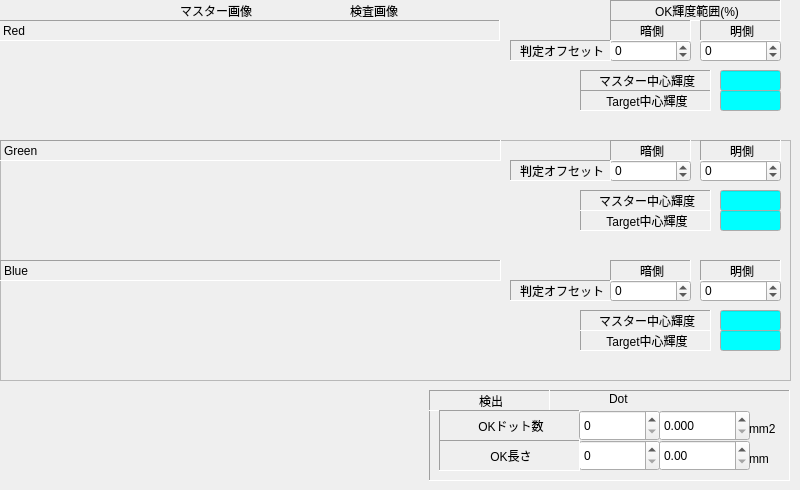
     <widget class="QWidget" name="Narrow">
      <widget class="QSpinBox" name="EditRThrOffsetNL">
       <property name="geometry">
        <rect>
         <x>610</x>
         <y>40</y>
         <width>81</width>
         <height>22</height>
        </rect>
       </property>
       <property name="minimum">
        <number>-256</number>
       </property>
       <property name="maximum">
        <number>256</number>
       </property>
       <property name="value">
        <number>0</number>
       </property>
      </widget>
      <widget class="QLabel" name="label_27">
       <property name="geometry">
        <rect>
         <x>-1</x>
         <y>20</y>
         <width>501</width>
         <height>21</height>
        </rect>
       </property>
       <property name="frameShape">
        <enum>QFrame::Panel</enum>
       </property>
       <property name="frameShadow">
        <enum>QFrame::Sunken</enum>
       </property>
       <property name="text">
        <string>Red</string>
       </property>
      </widget>
      <widget class="QLabel" name="label_154">
       <property name="geometry">
        <rect>
         <x>510</x>
         <y>40</y>
         <width>101</width>
         <height>21</height>
        </rect>
       </property>
       <property name="frameShape">
        <enum>QFrame::Panel</enum>
       </property>
       <property name="frameShadow">
        <enum>QFrame::Sunken</enum>
       </property>
       <property name="text">
        <string>判定オフセット</string>
       </property>
       <property name="alignment">
        <set>Qt::AlignCenter|Qt::AlignHCenter|Qt::AlignLeading|Qt::AlignLeft|Qt::AlignVCenter</set>
       </property>
      </widget>
      <widget class="QLabel" name="label_155">
       <property name="geometry">
        <rect>
         <x>180</x>
         <y>0</y>
         <width>131</width>
         <height>21</height>
        </rect>
       </property>
       <property name="text">
        <string>マスター画像</string>
       </property>
      </widget>
      <widget class="QSpinBox" name="EditRThrOffsetNH">
       <property name="geometry">
        <rect>
         <x>700</x>
         <y>40</y>
         <width>81</width>
         <height>22</height>
        </rect>
       </property>
       <property name="minimum">
        <number>-256</number>
       </property>
       <property name="maximum">
        <number>256</number>
       </property>
       <property name="value">
        <number>0</number>
       </property>
      </widget>
      <widget class="QLabel" name="label_156">
       <property name="geometry">
        <rect>
         <x>580</x>
         <y>70</y>
         <width>131</width>
         <height>21</height>
        </rect>
       </property>
       <property name="frameShape">
        <enum>QFrame::Panel</enum>
       </property>
       <property name="frameShadow">
        <enum>QFrame::Sunken</enum>
       </property>
       <property name="text">
        <string>マスター中心輝度</string>
       </property>
       <property name="alignment">
        <set>Qt::AlignCenter|Qt::AlignHCenter|Qt::AlignLeading|Qt::AlignLeft|Qt::AlignVCenter</set>
       </property>
      </widget>
      <widget class="QLabel" name="label_157">
       <property name="geometry">
        <rect>
         <x>580</x>
         <y>90</y>
         <width>131</width>
         <height>21</height>
        </rect>
       </property>
       <property name="frameShape">
        <enum>QFrame::Panel</enum>
       </property>
       <property name="frameShadow">
        <enum>QFrame::Sunken</enum>
       </property>
       <property name="text">
        <string>Target中心輝度</string>
       </property>
       <property name="alignment">
        <set>Qt::AlignCenter|Qt::AlignHCenter|Qt::AlignLeading|Qt::AlignLeft|Qt::AlignVCenter</set>
       </property>
      </widget>
      <widget class="QLineEdit" name="EditCenterBrightTargetNR">
       <property name="geometry">
        <rect>
         <x>720</x>
         <y>90</y>
         <width>61</width>
         <height>21</height>
        </rect>
       </property>
       <property name="palette">
        <palette>
         <active>
          <colorrole role="Base">
           <brush brushstyle="SolidPattern">
            <color alpha="255">
             <red>0</red>
             <green>255</green>
             <blue>255</blue>
            </color>
           </brush>
          </colorrole>
         </active>
         <inactive>
          <colorrole role="Base">
           <brush brushstyle="SolidPattern">
            <color alpha="255">
             <red>0</red>
             <green>255</green>
             <blue>255</blue>
            </color>
           </brush>
          </colorrole>
         </inactive>
         <disabled>
          <colorrole role="Base">
           <brush brushstyle="SolidPattern">
            <color alpha="255">
             <red>192</red>
             <green>192</green>
             <blue>192</blue>
            </color>
           </brush>
          </colorrole>
         </disabled>
        </palette>
       </property>
       <property name="alignment">
        <set>Qt::AlignRight|Qt::AlignTrailing|Qt::AlignVCenter</set>
       </property>
      </widget>
      <widget class="QLabel" name="label_158">
       <property name="geometry">
        <rect>
         <x>610</x>
         <y>0</y>
         <width>171</width>
         <height>21</height>
        </rect>
       </property>
       <property name="frameShape">
        <enum>QFrame::Panel</enum>
       </property>
       <property name="frameShadow">
        <enum>QFrame::Sunken</enum>
       </property>
       <property name="text">
        <string>OK輝度範囲(%)</string>
       </property>
       <property name="alignment">
        <set>Qt::AlignCenter|Qt::AlignHCenter|Qt::AlignLeading|Qt::AlignLeft|Qt::AlignVCenter</set>
       </property>
      </widget>
      <widget class="QLabel" name="label_159">
       <property name="geometry">
        <rect>
         <x>350</x>
         <y>0</y>
         <width>131</width>
         <height>21</height>
        </rect>
       </property>
       <property name="text">
        <string>検査画像</string>
       </property>
      </widget>
      <widget class="QFrame" name="frame_3">
       <property name="geometry">
        <rect>
         <x>429</x>
         <y>390</y>
         <width>361</width>
         <height>91</height>
        </rect>
       </property>
       <property name="frameShape">
        <enum>QFrame::Panel</enum>
       </property>
       <property name="frameShadow">
        <enum>QFrame::Sunken</enum>
       </property>
       <widget class="QLabel" name="label_160">
        <property name="geometry">
         <rect>
          <x>0</x>
          <y>0</y>
          <width>121</width>
          <height>21</height>
         </rect>
        </property>
        <property name="frameShape">
         <enum>QFrame::Panel</enum>
        </property>
        <property name="frameShadow">
         <enum>QFrame::Sunken</enum>
        </property>
        <property name="text">
         <string>検出</string>
        </property>
        <property name="alignment">
         <set>Qt::AlignCenter|Qt::AlignHCenter|Qt::AlignLeading|Qt::AlignLeft|Qt::AlignVCenter</set>
        </property>
       </widget>
       <widget class="QLabel" name="label_161">
        <property name="geometry">
         <rect>
          <x>320</x>
          <y>60</y>
          <width>41</width>
          <height>18</height>
         </rect>
        </property>
        <property name="text">
         <string>mm</string>
        </property>
       </widget>
       <widget class="QLabel" name="label_162">
        <property name="geometry">
         <rect>
          <x>10</x>
          <y>20</y>
          <width>141</width>
          <height>31</height>
         </rect>
        </property>
        <property name="frameShape">
         <enum>QFrame::Panel</enum>
        </property>
        <property name="frameShadow">
         <enum>QFrame::Sunken</enum>
        </property>
        <property name="text">
         <string>OKドット数</string>
        </property>
        <property name="alignment">
         <set>Qt::AlignCenter|Qt::AlignHCenter|Qt::AlignLeading|Qt::AlignLeft|Qt::AlignVCenter</set>
        </property>
       </widget>
       <widget class="QLabel" name="label_163">
        <property name="geometry">
         <rect>
          <x>180</x>
          <y>0</y>
          <width>61</width>
          <height>18</height>
         </rect>
        </property>
        <property name="text">
         <string>Dot</string>
        </property>
       </widget>
       <widget class="QDoubleSpinBox" name="doubleSpinBoxOKDotNMM">
        <property name="geometry">
         <rect>
          <x>230</x>
          <y>20</y>
          <width>91</width>
          <height>31</height>
         </rect>
        </property>
        <property name="decimals">
         <number>3</number>
        </property>
        <property name="maximum">
         <double>99999999.000000000000000</double>
        </property>
        <property name="singleStep">
         <double>0.100000000000000</double>
        </property>
       </widget>
       <widget class="QSpinBox" name="EditOKDotN">
        <property name="geometry">
         <rect>
          <x>150</x>
          <y>20</y>
          <width>81</width>
          <height>31</height>
         </rect>
        </property>
        <property name="maximum">
         <number>99999999</number>
        </property>
       </widget>
       <widget class="QLabel" name="label_164">
        <property name="geometry">
         <rect>
          <x>320</x>
          <y>30</y>
          <width>41</width>
          <height>18</height>
         </rect>
        </property>
        <property name="text">
         <string>mm2</string>
        </property>
       </widget>
       <widget class="QSpinBox" name="EditOKLengthN">
        <property name="geometry">
         <rect>
          <x>150</x>
          <y>50</y>
          <width>81</width>
          <height>31</height>
         </rect>
        </property>
        <property name="maximum">
         <number>99999999</number>
        </property>
       </widget>
       <widget class="QDoubleSpinBox" name="doubleSpinBoxOKLengthNMM">
        <property name="geometry">
         <rect>
          <x>230</x>
          <y>50</y>
          <width>91</width>
          <height>31</height>
         </rect>
        </property>
        <property name="maximum">
         <double>99999999.000000000000000</double>
        </property>
       </widget>
       <widget class="QLabel" name="label_165">
        <property name="geometry">
         <rect>
          <x>10</x>
          <y>50</y>
          <width>141</width>
          <height>31</height>
         </rect>
        </property>
        <property name="frameShape">
         <enum>QFrame::Panel</enum>
        </property>
        <property name="frameShadow">
         <enum>QFrame::Sunken</enum>
        </property>
        <property name="text">
         <string>OK長さ</string>
        </property>
        <property name="alignment">
         <set>Qt::AlignCenter|Qt::AlignHCenter|Qt::AlignLeading|Qt::AlignLeft|Qt::AlignVCenter</set>
        </property>
       </widget>
      </widget>
      <widget class="QFrame" name="frameLineGraphNR">
       <property name="geometry">
        <rect>
         <x>0</x>
         <y>40</y>
         <width>501</width>
         <height>91</height>
        </rect>
       </property>
       <property name="frameShape">
        <enum>QFrame::NoFrame</enum>
       </property>
       <property name="frameShadow">
        <enum>QFrame::Plain</enum>
       </property>
      </widget>
      <widget class="QLabel" name="label_166">
       <property name="geometry">
        <rect>
         <x>610</x>
         <y>20</y>
         <width>81</width>
         <height>21</height>
        </rect>
       </property>
       <property name="frameShape">
        <enum>QFrame::Panel</enum>
       </property>
       <property name="frameShadow">
        <enum>QFrame::Sunken</enum>
       </property>
       <property name="text">
        <string>暗側</string>
       </property>
       <property name="alignment">
        <set>Qt::AlignCenter|Qt::AlignHCenter|Qt::AlignLeading|Qt::AlignLeft|Qt::AlignVCenter</set>
       </property>
      </widget>
      <widget class="QFrame" name="frameColor_2">
       <property name="geometry">
        <rect>
         <x>0</x>
         <y>140</y>
         <width>791</width>
         <height>241</height>
        </rect>
       </property>
       <property name="frameShape">
        <enum>QFrame::StyledPanel</enum>
       </property>
       <property name="frameShadow">
        <enum>QFrame::Raised</enum>
       </property>
       <widget class="QSpinBox" name="EditBThrOffsetNH">
        <property name="geometry">
         <rect>
          <x>700</x>
          <y>140</y>
          <width>81</width>
          <height>22</height>
         </rect>
        </property>
        <property name="minimum">
         <number>-256</number>
        </property>
        <property name="maximum">
         <number>256</number>
        </property>
        <property name="value">
         <number>0</number>
        </property>
       </widget>
       <widget class="QLabel" name="label_167">
        <property name="geometry">
         <rect>
          <x>510</x>
          <y>140</y>
          <width>101</width>
          <height>21</height>
         </rect>
        </property>
        <property name="frameShape">
         <enum>QFrame::Panel</enum>
        </property>
        <property name="frameShadow">
         <enum>QFrame::Sunken</enum>
        </property>
        <property name="text">
         <string>判定オフセット</string>
        </property>
        <property name="alignment">
         <set>Qt::AlignCenter|Qt::AlignHCenter|Qt::AlignLeading|Qt::AlignLeft|Qt::AlignVCenter</set>
        </property>
       </widget>
       <widget class="QLabel" name="label_168">
        <property name="geometry">
         <rect>
          <x>580</x>
          <y>190</y>
          <width>131</width>
          <height>21</height>
         </rect>
        </property>
        <property name="frameShape">
         <enum>QFrame::Panel</enum>
        </property>
        <property name="frameShadow">
         <enum>QFrame::Sunken</enum>
        </property>
        <property name="text">
         <string>Target中心輝度</string>
        </property>
        <property name="alignment">
         <set>Qt::AlignCenter|Qt::AlignHCenter|Qt::AlignLeading|Qt::AlignLeft|Qt::AlignVCenter</set>
        </property>
       </widget>
       <widget class="QLabel" name="label_169">
        <property name="geometry">
         <rect>
          <x>0</x>
          <y>120</y>
          <width>501</width>
          <height>21</height>
         </rect>
        </property>
        <property name="frameShape">
         <enum>QFrame::Panel</enum>
        </property>
        <property name="frameShadow">
         <enum>QFrame::Sunken</enum>
        </property>
        <property name="text">
         <string>Blue</string>
        </property>
       </widget>
       <widget class="QSpinBox" name="EditGThrOffsetNL">
        <property name="geometry">
         <rect>
          <x>610</x>
          <y>20</y>
          <width>81</width>
          <height>22</height>
         </rect>
        </property>
        <property name="minimum">
         <number>-256</number>
        </property>
        <property name="maximum">
         <number>256</number>
        </property>
        <property name="value">
         <number>0</number>
        </property>
       </widget>
       <widget class="QSpinBox" name="EditBThrOffsetNL">
        <property name="geometry">
         <rect>
          <x>610</x>
          <y>140</y>
          <width>81</width>
          <height>22</height>
         </rect>
        </property>
        <property name="minimum">
         <number>-256</number>
        </property>
        <property name="maximum">
         <number>256</number>
        </property>
        <property name="value">
         <number>0</number>
        </property>
       </widget>
       <widget class="QLabel" name="label_170">
        <property name="geometry">
         <rect>
          <x>610</x>
          <y>0</y>
          <width>81</width>
          <height>21</height>
         </rect>
        </property>
        <property name="frameShape">
         <enum>QFrame::Panel</enum>
        </property>
        <property name="frameShadow">
         <enum>QFrame::Sunken</enum>
        </property>
        <property name="text">
         <string>暗側</string>
        </property>
        <property name="alignment">
         <set>Qt::AlignCenter|Qt::AlignHCenter|Qt::AlignLeading|Qt::AlignLeft|Qt::AlignVCenter</set>
        </property>
       </widget>
       <widget class="QSpinBox" name="EditGThrOffsetNH">
        <property name="geometry">
         <rect>
          <x>700</x>
          <y>20</y>
          <width>81</width>
          <height>22</height>
         </rect>
        </property>
        <property name="minimum">
         <number>-256</number>
        </property>
        <property name="maximum">
         <number>256</number>
        </property>
        <property name="value">
         <number>0</number>
        </property>
       </widget>
       <widget class="QLineEdit" name="EditCenterBrightTargetNG">
        <property name="geometry">
         <rect>
          <x>720</x>
          <y>70</y>
          <width>61</width>
          <height>21</height>
         </rect>
        </property>
        <property name="palette">
         <palette>
          <active>
           <colorrole role="Base">
            <brush brushstyle="SolidPattern">
             <color alpha="255">
              <red>0</red>
              <green>255</green>
              <blue>255</blue>
             </color>
            </brush>
           </colorrole>
          </active>
          <inactive>
           <colorrole role="Base">
            <brush brushstyle="SolidPattern">
             <color alpha="255">
              <red>0</red>
              <green>255</green>
              <blue>255</blue>
             </color>
            </brush>
           </colorrole>
          </inactive>
          <disabled>
           <colorrole role="Base">
            <brush brushstyle="SolidPattern">
             <color alpha="255">
              <red>192</red>
              <green>192</green>
              <blue>192</blue>
             </color>
            </brush>
           </colorrole>
          </disabled>
         </palette>
        </property>
        <property name="alignment">
         <set>Qt::AlignRight|Qt::AlignTrailing|Qt::AlignVCenter</set>
        </property>
       </widget>
       <widget class="QLabel" name="label_171">
        <property name="geometry">
         <rect>
          <x>580</x>
          <y>70</y>
          <width>131</width>
          <height>21</height>
         </rect>
        </property>
        <property name="frameShape">
         <enum>QFrame::Panel</enum>
        </property>
        <property name="frameShadow">
         <enum>QFrame::Sunken</enum>
        </property>
        <property name="text">
         <string>Target中心輝度</string>
        </property>
        <property name="alignment">
         <set>Qt::AlignCenter|Qt::AlignHCenter|Qt::AlignLeading|Qt::AlignLeft|Qt::AlignVCenter</set>
        </property>
       </widget>
       <widget class="QLineEdit" name="EditCenterBrightMasterNB">
        <property name="geometry">
         <rect>
          <x>720</x>
          <y>170</y>
          <width>61</width>
          <height>21</height>
         </rect>
        </property>
        <property name="palette">
         <palette>
          <active>
           <colorrole role="Base">
            <brush brushstyle="SolidPattern">
             <color alpha="255">
              <red>0</red>
              <green>255</green>
              <blue>255</blue>
             </color>
            </brush>
           </colorrole>
          </active>
          <inactive>
           <colorrole role="Base">
            <brush brushstyle="SolidPattern">
             <color alpha="255">
              <red>0</red>
              <green>255</green>
              <blue>255</blue>
             </color>
            </brush>
           </colorrole>
          </inactive>
          <disabled>
           <colorrole role="Base">
            <brush brushstyle="SolidPattern">
             <color alpha="255">
              <red>192</red>
              <green>192</green>
              <blue>192</blue>
             </color>
            </brush>
           </colorrole>
          </disabled>
         </palette>
        </property>
        <property name="alignment">
         <set>Qt::AlignRight|Qt::AlignTrailing|Qt::AlignVCenter</set>
        </property>
       </widget>
       <widget class="QFrame" name="frameLineGraphNB">
        <property name="geometry">
         <rect>
          <x>0</x>
          <y>140</y>
          <width>501</width>
          <height>91</height>
         </rect>
        </property>
        <property name="frameShape">
         <enum>QFrame::NoFrame</enum>
        </property>
        <property name="frameShadow">
         <enum>QFrame::Plain</enum>
        </property>
       </widget>
       <widget class="QLabel" name="label_172">
        <property name="geometry">
         <rect>
          <x>580</x>
          <y>170</y>
          <width>131</width>
          <height>21</height>
         </rect>
        </property>
        <property name="frameShape">
         <enum>QFrame::Panel</enum>
        </property>
        <property name="frameShadow">
         <enum>QFrame::Sunken</enum>
        </property>
        <property name="text">
         <string>マスター中心輝度</string>
        </property>
        <property name="alignment">
         <set>Qt::AlignCenter|Qt::AlignHCenter|Qt::AlignLeading|Qt::AlignLeft|Qt::AlignVCenter</set>
        </property>
       </widget>
       <widget class="QLabel" name="label_173">
        <property name="geometry">
         <rect>
          <x>510</x>
          <y>20</y>
          <width>101</width>
          <height>21</height>
         </rect>
        </property>
        <property name="frameShape">
         <enum>QFrame::Panel</enum>
        </property>
        <property name="frameShadow">
         <enum>QFrame::Sunken</enum>
        </property>
        <property name="text">
         <string>判定オフセット</string>
        </property>
        <property name="alignment">
         <set>Qt::AlignCenter|Qt::AlignHCenter|Qt::AlignLeading|Qt::AlignLeft|Qt::AlignVCenter</set>
        </property>
       </widget>
       <widget class="QFrame" name="frameLineGraphNG">
        <property name="geometry">
         <rect>
          <x>0</x>
          <y>20</y>
          <width>501</width>
          <height>91</height>
         </rect>
        </property>
        <property name="frameShape">
         <enum>QFrame::NoFrame</enum>
        </property>
        <property name="frameShadow">
         <enum>QFrame::Plain</enum>
        </property>
       </widget>
       <widget class="QLabel" name="label_174">
        <property name="geometry">
         <rect>
          <x>700</x>
          <y>0</y>
          <width>81</width>
          <height>21</height>
         </rect>
        </property>
        <property name="frameShape">
         <enum>QFrame::Panel</enum>
        </property>
        <property name="frameShadow">
         <enum>QFrame::Sunken</enum>
        </property>
        <property name="text">
         <string>明側</string>
        </property>
        <property name="alignment">
         <set>Qt::AlignCenter|Qt::AlignHCenter|Qt::AlignLeading|Qt::AlignLeft|Qt::AlignVCenter</set>
        </property>
       </widget>
       <widget class="QLabel" name="label_175">
        <property name="geometry">
         <rect>
          <x>700</x>
          <y>120</y>
          <width>81</width>
          <height>21</height>
         </rect>
        </property>
        <property name="frameShape">
         <enum>QFrame::Panel</enum>
        </property>
        <property name="frameShadow">
         <enum>QFrame::Sunken</enum>
        </property>
        <property name="text">
         <string>明側</string>
        </property>
        <property name="alignment">
         <set>Qt::AlignCenter|Qt::AlignHCenter|Qt::AlignLeading|Qt::AlignLeft|Qt::AlignVCenter</set>
        </property>
       </widget>
       <widget class="QLineEdit" name="EditCenterBrightMasterNG">
        <property name="geometry">
         <rect>
          <x>720</x>
          <y>50</y>
          <width>61</width>
          <height>21</height>
         </rect>
        </property>
        <property name="palette">
         <palette>
          <active>
           <colorrole role="Base">
            <brush brushstyle="SolidPattern">
             <color alpha="255">
              <red>0</red>
              <green>255</green>
              <blue>255</blue>
             </color>
            </brush>
           </colorrole>
          </active>
          <inactive>
           <colorrole role="Base">
            <brush brushstyle="SolidPattern">
             <color alpha="255">
              <red>0</red>
              <green>255</green>
              <blue>255</blue>
             </color>
            </brush>
           </colorrole>
          </inactive>
          <disabled>
           <colorrole role="Base">
            <brush brushstyle="SolidPattern">
             <color alpha="255">
              <red>192</red>
              <green>192</green>
              <blue>192</blue>
             </color>
            </brush>
           </colorrole>
          </disabled>
         </palette>
        </property>
        <property name="alignment">
         <set>Qt::AlignRight|Qt::AlignTrailing|Qt::AlignVCenter</set>
        </property>
       </widget>
       <widget class="QLineEdit" name="EditCenterBrightTargetNB">
        <property name="geometry">
         <rect>
          <x>720</x>
          <y>190</y>
          <width>61</width>
          <height>21</height>
         </rect>
        </property>
        <property name="palette">
         <palette>
          <active>
           <colorrole role="Base">
            <brush brushstyle="SolidPattern">
             <color alpha="255">
              <red>0</red>
              <green>255</green>
              <blue>255</blue>
             </color>
            </brush>
           </colorrole>
          </active>
          <inactive>
           <colorrole role="Base">
            <brush brushstyle="SolidPattern">
             <color alpha="255">
              <red>0</red>
              <green>255</green>
              <blue>255</blue>
             </color>
            </brush>
           </colorrole>
          </inactive>
          <disabled>
           <colorrole role="Base">
            <brush brushstyle="SolidPattern">
             <color alpha="255">
              <red>192</red>
              <green>192</green>
              <blue>192</blue>
             </color>
            </brush>
           </colorrole>
          </disabled>
         </palette>
        </property>
        <property name="alignment">
         <set>Qt::AlignRight|Qt::AlignTrailing|Qt::AlignVCenter</set>
        </property>
       </widget>
       <widget class="QLabel" name="label_176">
        <property name="geometry">
         <rect>
          <x>0</x>
          <y>0</y>
          <width>501</width>
          <height>21</height>
         </rect>
        </property>
        <property name="frameShape">
         <enum>QFrame::Panel</enum>
        </property>
        <property name="frameShadow">
         <enum>QFrame::Sunken</enum>
        </property>
        <property name="text">
         <string>Green</string>
        </property>
       </widget>
       <widget class="QLabel" name="label_177">
        <property name="geometry">
         <rect>
          <x>580</x>
          <y>50</y>
          <width>131</width>
          <height>21</height>
         </rect>
        </property>
        <property name="frameShape">
         <enum>QFrame::Panel</enum>
        </property>
        <property name="frameShadow">
         <enum>QFrame::Sunken</enum>
        </property>
        <property name="text">
         <string>マスター中心輝度</string>
        </property>
        <property name="alignment">
         <set>Qt::AlignCenter|Qt::AlignHCenter|Qt::AlignLeading|Qt::AlignLeft|Qt::AlignVCenter</set>
        </property>
       </widget>
       <widget class="QLabel" name="label_178">
        <property name="geometry">
         <rect>
          <x>610</x>
          <y>120</y>
          <width>81</width>
          <height>21</height>
         </rect>
        </property>
        <property name="frameShape">
         <enum>QFrame::Panel</enum>
        </property>
        <property name="frameShadow">
         <enum>QFrame::Sunken</enum>
        </property>
        <property name="text">
         <string>暗側</string>
        </property>
        <property name="alignment">
         <set>Qt::AlignCenter|Qt::AlignHCenter|Qt::AlignLeading|Qt::AlignLeft|Qt::AlignVCenter</set>
        </property>
       </widget>
      </widget>
      <widget class="QLineEdit" name="EditCenterBrightMasterNR">
       <property name="geometry">
        <rect>
         <x>720</x>
         <y>70</y>
         <width>61</width>
         <height>21</height>
        </rect>
       </property>
       <property name="palette">
        <palette>
         <active>
          <colorrole role="Base">
           <brush brushstyle="SolidPattern">
            <color alpha="255">
             <red>0</red>
             <green>255</green>
             <blue>255</blue>
            </color>
           </brush>
          </colorrole>
         </active>
         <inactive>
          <colorrole role="Base">
           <brush brushstyle="SolidPattern">
            <color alpha="255">
             <red>0</red>
             <green>255</green>
             <blue>255</blue>
            </color>
           </brush>
          </colorrole>
         </inactive>
         <disabled>
          <colorrole role="Base">
           <brush brushstyle="SolidPattern">
            <color alpha="255">
             <red>192</red>
             <green>192</green>
             <blue>192</blue>
            </color>
           </brush>
          </colorrole>
         </disabled>
        </palette>
       </property>
       <property name="alignment">
        <set>Qt::AlignRight|Qt::AlignTrailing|Qt::AlignVCenter</set>
       </property>
      </widget>
      <widget class="QLabel" name="label_179">
       <property name="geometry">
        <rect>
         <x>700</x>
         <y>20</y>
         <width>81</width>
         <height>21</height>
        </rect>
       </property>
       <property name="frameShape">
        <enum>QFrame::Panel</enum>
       </property>
       <property name="frameShadow">
        <enum>QFrame::Sunken</enum>
       </property>
       <property name="text">
        <string>明側</string>
       </property>
       <property name="alignment">
        <set>Qt::AlignCenter|Qt::AlignHCenter|Qt::AlignLeading|Qt::AlignLeft|Qt::AlignVCenter</set>
       </property>
      </widget>
      <widget class="QFrame" name="frameTargetN">
       <property name="geometry">
        <rect>
         <x>330</x>
         <y>0</y>
         <width>21</width>
         <height>21</height>
        </rect>
       </property>
       <property name="frameShape">
        <enum>QFrame::NoFrame</enum>
       </property>
       <property name="frameShadow">
        <enum>QFrame::Plain</enum>
       </property>
      </widget>
      <widget class="QFrame" name="frameMasterN">
       <property name="geometry">
        <rect>
         <x>160</x>
         <y>0</y>
         <width>21</width>
         <height>21</height>
        </rect>
       </property>
       <property name="frameShape">
        <enum>QFrame::NoFrame</enum>
       </property>
       <property name="frameShadow">
        <enum>QFrame::Plain</enum>
       </property>
      </widget>
      <widget class="QFrame" name="frameThresholdN">
       <property name="geometry">
        <rect>
         <x>510</x>
         <y>0</y>
         <width>21</width>
         <height>21</height>
        </rect>
       </property>
       <property name="frameShape">
        <enum>QFrame::NoFrame</enum>
       </property>
       <property name="frameShadow">
        <enum>QFrame::Plain</enum>
       </property>
      </widget>
     </widget>
